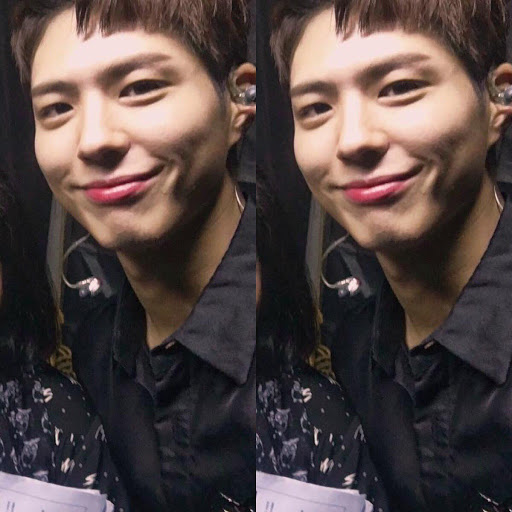
#> input picture sample2.jpg, 512 x 512 px
$ python recog_test.py
#> lines starting #> are read from the running program, lines starting #| are printed output that depends on the picture; after the words box and inside, x2 and y2 are one past the last pixel; in counts of white or black regions, pixels touching at a corner belong together
import cv2

image = cv2.imread('sample2.jpg')
#> image is the input picture: shape (512, 512, 3); mean B, G, R 67.6, 69.4, 82.9

eye_cascade = cv2.CascadeClassifier(
    cv2.data.haarcascades + 'haarcascade_eye.xml')

eyes = eye_cascade.detectMultiScale(image)
#> eyes = [[31, 86, 51, 51], [289, 85, 53, 53], [110, 65, 52, 52], [370, 66, 53, 53], [347, 63, 53, 53], [459, 366, 47, 47]]
for eye in eyes:
    (x, y, w, h) = eye
    x1, y1, x2, y2 = x, y, x + w, y + h
    cv2.rectangle(image, (x1, y1), (x2, y2), (0, 0, 255), thickness=2)
#> this loop made 6 passes
#> (x, y, w, h, x1, y1, x2, y2) on passes 1 to 6: (31, 86, 51, 51, 31, 86, 82, 137), (289, 85, 53, 53, 289, 85, 342, 138), (110, 65, 52, 52, 110, 65, 162, 117), (370, 66, 53, 53, 370, 66, 423, 119), (347, 63, 53, 53, 347, 63, 400, 116), (459, 366, 47, 47, 459, 366, 506, 413)
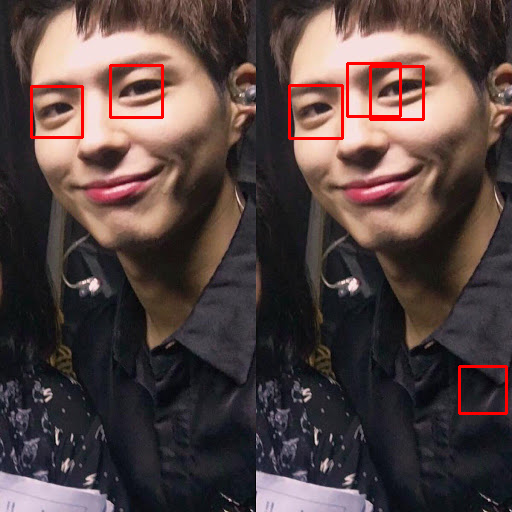
#> image: shape (512, 512, 3); 1.4% of pixels changed, all inside (x1, y1, x2, y2) = (30, 62, 508, 415)

cv2.imshow('image', image)

cv2.waitKey(0)
cv2.destroyAllWindows()
